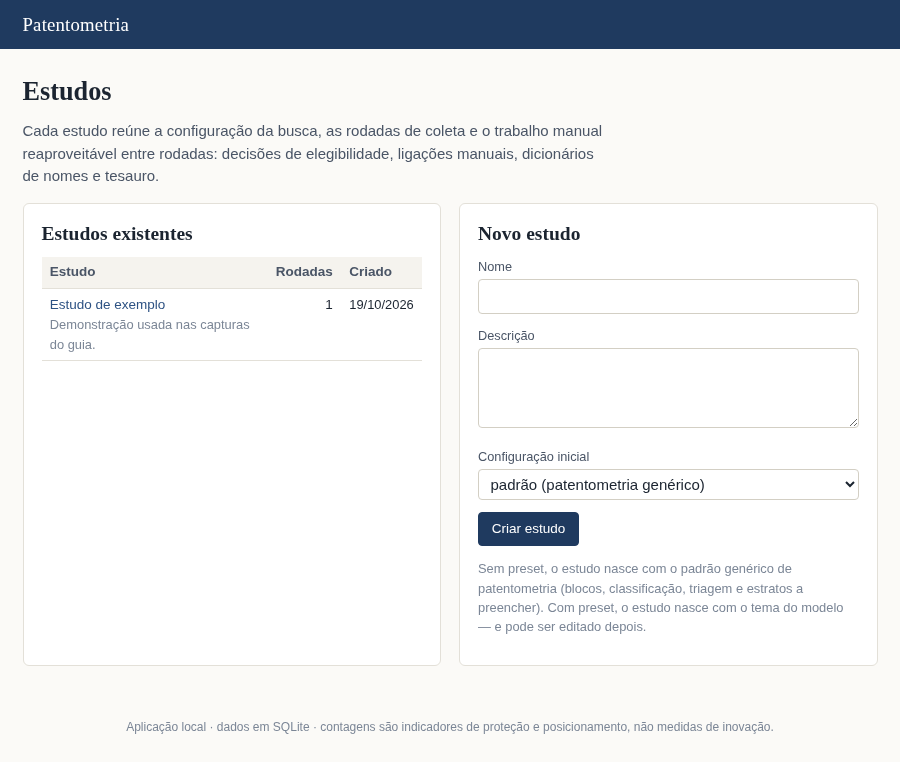
#> input picture docs/guia/img/01_home.png, 900 x 762 px; its folder holds 8 pictures in this run
$ python capturar.py
#> lines starting #> are read from the running program, lines starting #| are printed output that depends on the picture
"""Captura as telas do guia a partir de uma demonstração em execução.

Pré-requisito: `docs/guia/demo.sh` e o servidor rodando em 127.0.0.1:8090 com
`PATENTOMETRIA_DATA_DIR` apontando para a pasta de demonstração.
"""
from __future__ import annotations

import subprocess
import sys
from pathlib import Path

from PIL import Image, ImageChops

BASE = "http://127.0.0.1:8090"
SAIDA = Path(__file__).resolve().parent / "img"
ALTURA = 2600
LARGURA = 900

TELAS = [
    ("01_home", "/"),
    ("02_estudo", "/s/1/"),
    ("03_config", "/s/1/config/"),
    ("04_rodada", "/r/1/"),
    ("06_familias", "/r/1/familias/"),
    ("07_familia", "/r/1/f/F002/"),
    ("08_triagem", "/r/1/triagem/1/"),
    ("09_ligacoes", "/r/1/ligacoes/"),
    ("10_depositantes", "/r/1/depositantes/"),
    ("11_inventores", "/r/1/inventores/"),
    ("12_indicadores", "/r/1/indicadores/?conjunto=unificada"),
    ("13_vosviewer", "/r/1/vosviewer/"),
    ("14_importar", "/r/1/importar/"),
    ("15_tesauro", "/s/1/tesauro/"),
]


def cortar(caminho: Path) -> None:
    """Remove o rodapé vazio da captura, preservando 28 px de respiro."""
    imagem = Image.open(caminho).convert("RGB")
#> imagem is the input picture: PIL image 900x762 RGB; mean R, G, B 234.4, 236, 237.6
    fundo = Image.new("RGB", imagem.size, imagem.getpixel((5, imagem.height - 5)))
    diferenca = ImageChops.difference(imagem, fundo).convert("L")
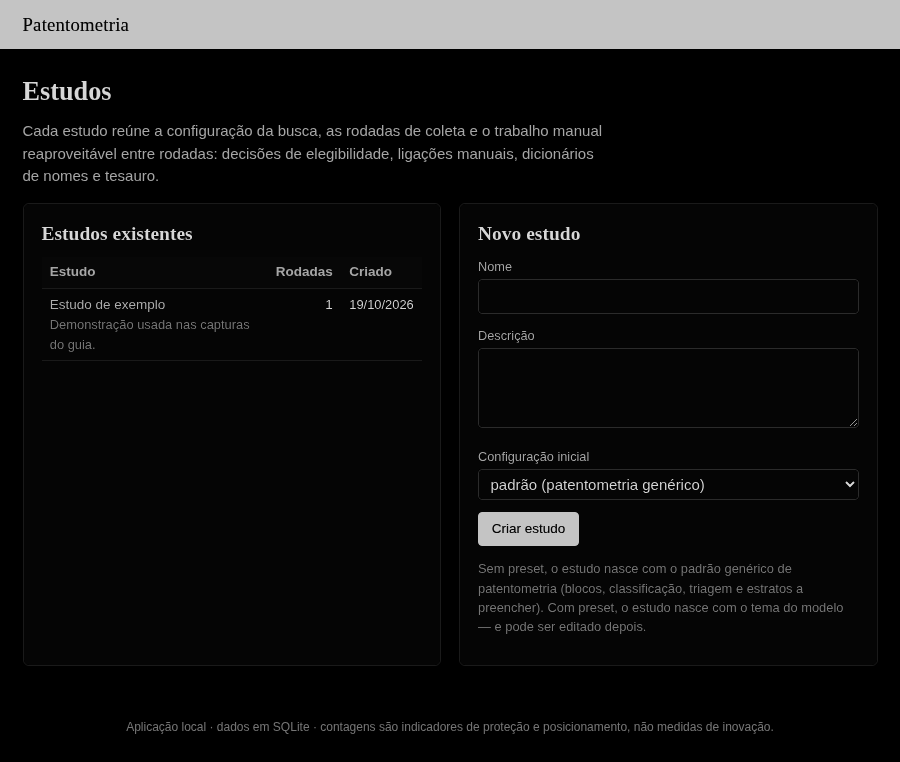
#> diferenca: PIL image 900x762 L; min 0, max 215, mean 19.4
    caixa = diferenca.point(lambda v: 255 if v > 6 else 0).getbbox()
#> caixa = (0, 0, 900, 734)
    if not caixa:
        return
    altura = min(imagem.height, caixa[3] + 28)
#> altura = 762
    imagem.crop((0, 0, imagem.width, altura)).save(caminho, optimize=True)


def capturar(nome: str, caminho_url: str) -> None:
    destino = SAIDA / f"{nome}.png"
    subprocess.run(
        [
            "chromium", "--headless", "--disable-gpu", "--hide-scrollbars", "--no-sandbox",
            f"--window-size={LARGURA},{ALTURA}", f"--screenshot={destino}",
            f"{BASE}{caminho_url}",
        ],
        check=True,
        capture_output=True,
        timeout=60,
    )
    cortar(destino)
    print(f"{nome}.png {Image.open(destino).size}")


def recortar() -> None:
    """Gera os recortes usados no PDF (telas altas demais para uma figura)."""
    recortes = {
        "03_config_topo": ("03_config.png", (0, 0, LARGURA, 760)),
        "04_rodada_topo": ("04_rodada.png", (0, 0, LARGURA, 1080)),
        "07_familia_topo": ("07_familia.png", (0, 0, LARGURA, 1000)),
        "08_triagem_topo": ("08_triagem.png", (0, 0, LARGURA, 900)),
        "08_triagem_painel": ("08_triagem.png", (640, 90, LARGURA, 900)),
        "03_upload_painel": ("04_rodada.png", (18, 690, 470, 1310)),
        "12_indicadores_1": ("12_indicadores.png", (0, 0, LARGURA, 760)),
        "12_indicadores_2": ("12_indicadores.png", (0, 650, LARGURA, 1410)),
        "12_indicadores_3": ("12_indicadores.png", (0, 1300, LARGURA, 2082)),
    }
    for nome, (origem, caixa) in recortes.items():
        imagem = Image.open(SAIDA / origem)
        imagem.crop(caixa).save(SAIDA / f"{nome}.png", optimize=True)
        print(f"{nome}.png {caixa}")


def main() -> None:
    SAIDA.mkdir(parents=True, exist_ok=True)
    for nome, url in TELAS:
        capturar(nome, url)
#> pass 2 of the loop in main, `for nome, url in TELAS:`:
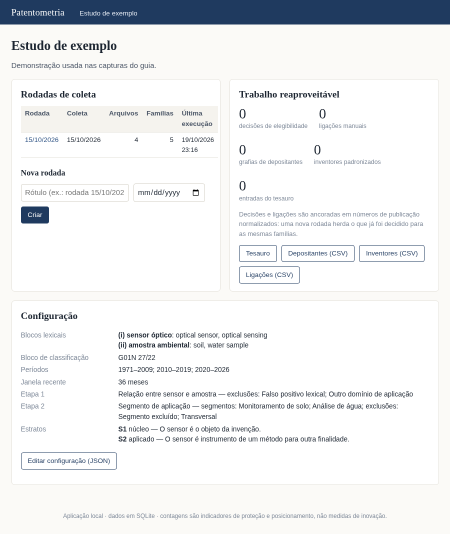
#> input picture docs/guia/img/02_estudo.png, 900 x 1067 px (shown at 1/2 size)
#> in cortar, imagem is the input picture: PIL image 900x1067 RGB; mean R, G, B 237.5, 238.8, 240
#> fundo: PIL image 900x1067 RGB
#> in cortar (call 2), `diferenca = ImageChops.difference(imagem, fundo).convert("L")`:
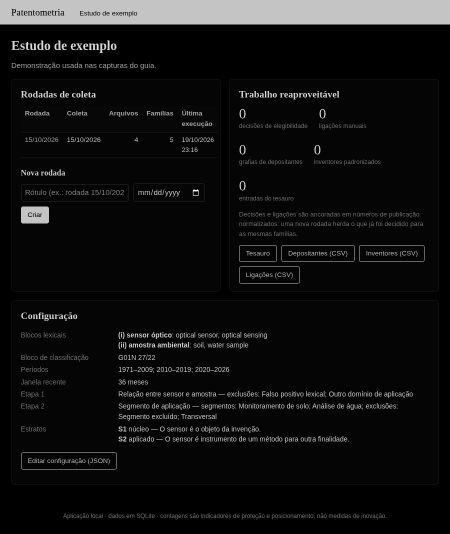
#> diferenca: PIL image 900x1067 L (shown at 1/2 size); min 0, max 250, mean 17.8
#> caixa = (0, 0, 900, 1039)
#> altura = 1067
#> pass 3 of the loop in main, `for nome, url in TELAS:`:
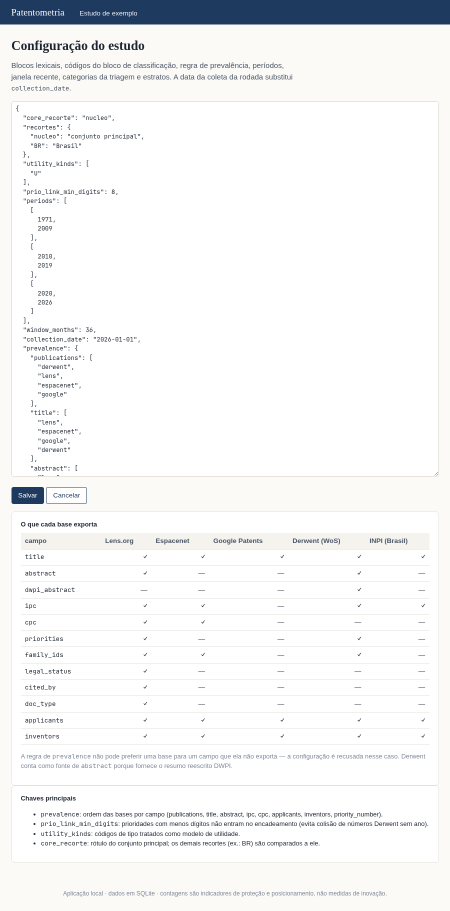
#> input picture docs/guia/img/03_config.png, 900 x 1822 px (shown at 1/2 size)
#> in cortar, imagem is the input picture: PIL image 900x1822 RGB; mean R, G, B 244.2, 244.8, 245.3
#> fundo: PIL image 900x1822 RGB
#> in cortar (call 3), `diferenca = ImageChops.difference(imagem, fundo).convert("L")`:
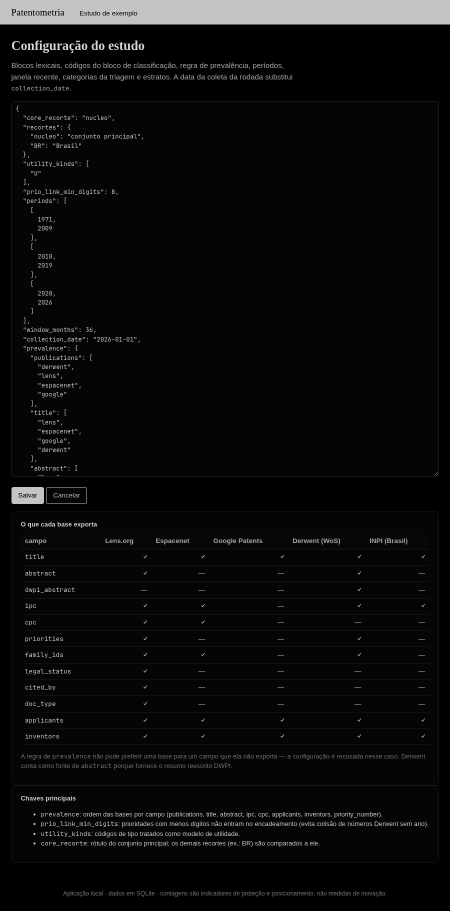
#> diferenca: PIL image 900x1822 L (shown at 1/2 size); min 0, max 215, mean 12.4
#> caixa = (0, 0, 900, 1794)
#> altura = 1822
#> the loop made 5 passes; the first 3 are shown
    recortar()


if __name__ == "__main__":
#> (the run stopped early here; a loop or call above may not have finished)
